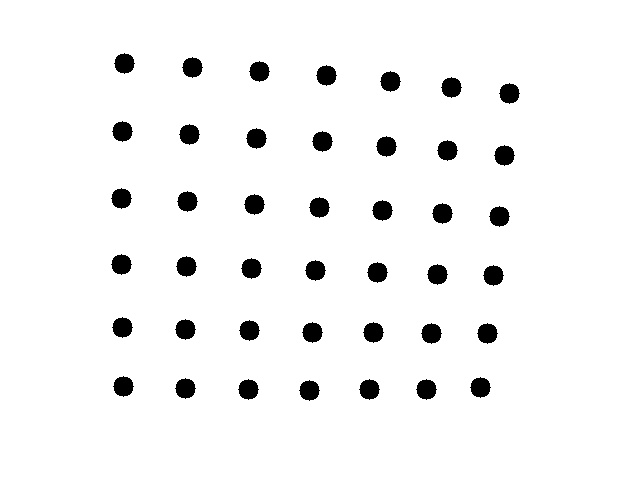
#> input picture circle_grid_01.jpg, 640 x 480 px
$ python -i lab5.py   (imports and definitions only)
#> lines starting #> are read from the running program, lines starting #| are printed output that depends on the picture; after the words box and inside, x2 and y2 are one past the last pixel; in counts of white or black regions, pixels touching at a corner belong together
import cv2 as cv
import numpy as np
import os
import glob

def imread_unicode(path):
    """Đọc ảnh màu từ đường dẫn chứa tiếng Việt có dấu"""
    try:
        nparr = np.fromfile(path, np.uint8)
        img = cv.imdecode(nparr, cv.IMREAD_COLOR) # Đọc ảnh màu (BGR)
        return img
    except Exception as e:
        print(f"Lỗi đọc file: {path} - {e}")
        return None

def compare_raw_data(img1, img2):
    """
    YÊU CẦU 1: So sánh dữ liệu thô (MSE)
    Logic: Tính trung bình bình phương sai lệch giữa từng pixel.
    Giá trị càng nhỏ, ảnh càng giống nhau về mặt vị trí điểm ảnh.
    """
    # Resize ảnh về cùng kích thước ảnh mẫu
    img2_resized = cv.resize(img2, (img1.shape[1], img1.shape[0]))

    # Tính Mean Squared Error (MSE)
    # Công thức: MSE = (1/N) * sum((I1 - I2)^2)
    err = np.sum((img1.astype("float") - img2_resized.astype("float")) ** 2)
    mse = err / float(img1.shape[0] * img1.shape[1] * img1.shape[2])
    return mse

def get_hsv_histogram(img):
    """
    Tính Histogram trên hệ màu HSV (Tốt hơn ảnh xám)
    H (Hue): Màu sắc, S (Saturation): Độ bão hòa.
    """
    hsv = cv.cvtColor(img, cv.COLOR_BGR2HSV)
    # Tính histogram cho cả kênh H và S để bắt màu sắc tốt hơn
    # H có 180 mức, S có 256 mức. Ở đây dùng 50x60 bin để giảm độ phức tạp.
    hist = cv.calcHist([hsv], [0, 1], None, [50, 60], [0, 180, 0, 256])
    cv.normalize(hist, hist, alpha=0, beta=1, norm_type=cv.NORM_MINMAX)
    return hist.flatten()

def get_spatial_hsv_histogram(img, grid=(4, 4)):
    """
    CÁCH KHẮC PHỤC: Chia lưới ảnh (Spatial Histogram)
    Giúp máy tính nhận diện được "Màu đỏ nằm bên trái" hay "Màu xanh nằm bên phải"
    """
    h, w = img.shape[:2]
    dy, dx = h // grid[0], w // grid[1]
    spatial_features = []

    for r in range(grid[0]):
        for c in range(grid[1]):
            # Cắt từng ô nhỏ (cell)
            cell = img[r*dy:(r+1)*dy, c*dx:(c+1)*dx]
            # Tính histogram cho từng ô
            hist = get_hsv_histogram(cell)
            spatial_features.append(hist)

    return spatial_features

def compare_features(feat1, feat2):
    """Tính khoảng cách L1 (Manhattan distance) giữa hai vector đặc trưng"""
    return np.sum(np.abs(np.array(feat1) - np.array(feat2)))

# --- CHƯƠNG TRÌNH CHÍNH ---

# 1. Cấu hình đường dẫn
path_query = r'E:\THI-GIAC-MAY-TINH\query.jpg'
path_database = r'E:\THI-GIAC-MAY-TINH\DATABASE'

# 2. Xử lý ảnh mẫu (Query)
img_q = imread_unicode(path_query)
# [3 lines not run here, left out]

# Trích xuất đặc trưng của ảnh mẫu một lần duy nhất
# [1 line that did not run here, left out]
# [1 line that did not run here, left out]

# 3. Quét kho ảnh
extensions = ["*.jpg", "*.jpeg", "*.png", "*.JPG", "*.PNG"]
files = []
# [2 lines not run here, left out]
files = list(set(files)) # Loại bỏ trùng lặp

results = []
# [38 lines not run here, left out]

>>> import cv2
>>> picture = cv2.imread('circle_grid_01.jpg')
#> picture is the input picture: shape (480, 640, 3); min 0, max 255, mean 243.9
>>> result = get_hsv_histogram(picture)
#> in get_hsv_histogram (call 2), `hsv = cv.cvtColor(img, cv.COLOR_BGR2HSV)`: hsv: shape (480, 640, 3); mean H, S, V 0, 0, 243.9
#> in get_hsv_histogram (call 2), `hist = cv.calcHist([hsv], [0, 1], None, [50, 60], [0, 180, 0, 256])`:
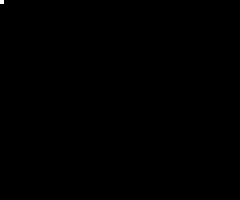
#> hist: shape (50, 60) float32 (shown 4 times larger); values 0 (black) and 307200 (white), 0.03% white in thin lines or dots, all inside (x1, y1, x2, y2) = (0, 0, 1, 1)
#> result = 3000 values, max 1 at index 0, min 0 at index 1, mean 0.000333
